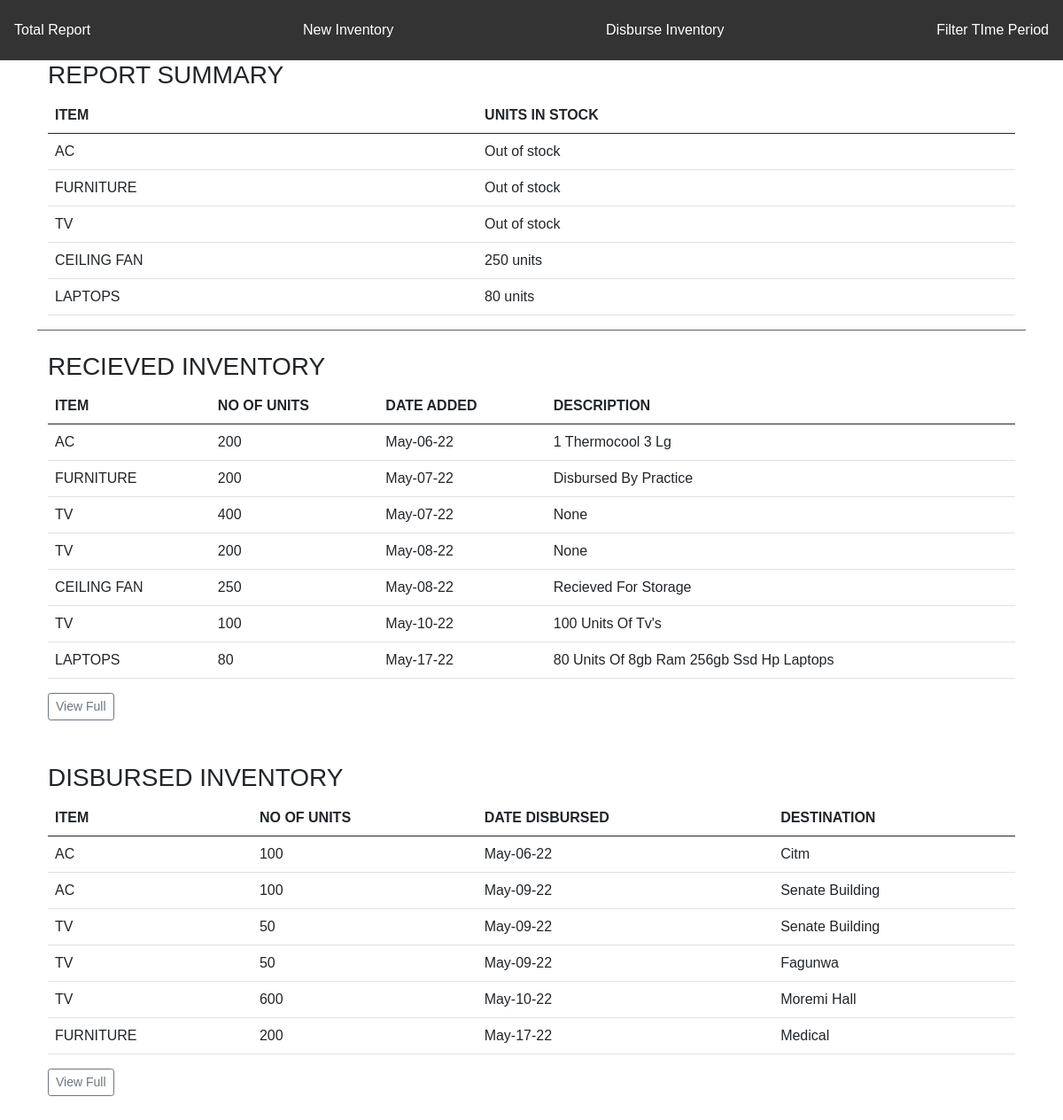
Screenshot of /report with the database file from the repository.
### app/models.py (models this page shows)
class InStock(db.Model):
    __tablename__ = 'in_stock'
    id = db.Column(db.Integer, primary_key=True)
    item = db.Column(db.String(20), nullable=False)
    units = db.Column(db.Integer, nullable=False)

class NewInventory(db.Model):
    __tablename__ = 'new_inventory'
    id = db.Column(db.Integer, primary_key=True)
    item = db.Column(db.String(20), nullable=False)
    units = db.Column(db.Integer, nullable=False)
    date_added = db.Column(db.DateTime, default = datetime.now)
    description = db.Column(db.Text)

class DisbursedInventory(db.Model):
    __tablename__ = 'disbursed_inventory'
    id = db.Column(db.Integer, primary_key=True)
    item = db.Column(db.String(20), nullable=False)
    units = db.Column(db.Integer, nullable=False)
    date_disbursed = db.Column(db.DateTime, default = datetime.now)
    destination = db.Column(db.String(64), nullable=False)
    description = db.Column(db.Text)

### app/main/views.py (the view)
@main.route('/')
@main.route('/report')
def report():
    incoming = NewInventory.query.all()
    outgoing = DisbursedInventory.query.all()
    instock = InStock.query.all()
    resp = make_response(render_template('report.html', incoming=incoming, outgoing=outgoing, instock=instock))
    if request.cookies.get('start_date'):
        resp.set_cookie('start_date', '', 0)
    if request.cookies.get('end_date'):
        resp.set_cookie('end_date', '', 0)
    return resp

### app/templates/report.html
{% extends 'base.html' %}
{% block page_content %}
<div class="container report">
    <h3>REPORT SUMMARY</h3>
    <table class="table">
      <thead>
        <tr>
          <th>ITEM</th>
          <th>UNITS IN STOCK</th>
        </tr>
      </thead>
      <tbody>
        {% for stock in instock %}
        <tr>
            <td>{{ stock.item }}</td>
            <td>
                {% if stock.units == 0 %}
                    Out of stock
                {% elif stock.units == 1 %}
                    {{ stock.units }} unit
                {% else %}
                    {{ stock.units }} units
                {% endif %}
            </td>
          </tr>
        {% endfor %}
      </tbody>
    </table>
  </div>
<br>
<div class="container">
    <h3>RECIEVED INVENTORY</h3>
    <table class="table">
      <thead>
        <tr>
          <th>ITEM</th>
          <th>NO OF UNITS</th>
          <th>DATE ADDED</th>
          <th>DESCRIPTION</th>
        </tr>
      </thead>
      <tbody>
        {% for new in incoming %}
        <tr>
            <td>{{ new.item }}</td>
            <td>{{ new.units }}</td>
            <td>{{ new.date_added.strftime("%b-%d-%y") }}</td>
            <td>{{ new.description | title }}</td>
          </tr>
        {% endfor %}
      </tbody>
    </table>
    <a class="btn btn-outline-secondary btn-sm mb-5" href="{{ url_for('reimbursed.reimbursed_summary') }}">View Full</a>
  </div>
<div class="container">
    <h3>DISBURSED INVENTORY</h3>
    <table class="table">
      <thead>
        <tr>
          <th>ITEM</th>
          <th>NO OF UNITS</th>
          <th>DATE DISBURSED</th>
          <th>DESTINATION</th>
        </tr>
      </thead>
      <tbody>
        {% for disbursed in outgoing %}
        <tr>
            <td>{{ disbursed.item }}</td>
            <td>{{ disbursed.units }}</td>
            <td>{{ disbursed.date_disbursed.strftime("%b-%d-%y") }}</td>
            <td>{{ disbursed.destination | title }}</td>
          </tr>
        {% endfor %}
      </tbody>
    </table>
    <a class="btn btn-outline-secondary btn-sm mb-5" href="{{ url_for('disbursed.disbursed_summary') }}">View Full</a>
  </div>
{% endblock %}

### app/templates/base.html (shortened to what this page needs)
<!DOCTYPE html>
<html lang="en">
<head>
    <link href="https://cdn.jsdelivr.net/npm/bootstrap@5.0.2/dist/css/bootstrap.min.css" rel="stylesheet">
    <link rel="stylesheet" href="{{ url_for('static',filename='styles.css') }}">
</head>
<body>
    <div class="navbar">
        <a href="{{ url_for('main.report') }}">Total Report</a>
        <a href="{{ url_for('reimbursed.reimburse') }}">New Inventory</a>
        <a href="{{ url_for('disbursed.disburse') }}">Disburse Inventory</a>
        <a href="{{ url_for('main.set_date') }}">Filter TIme Period</a>
    </div>
    <div class="container">
        {% block page_content %}{% endblock %}
    </div>
</body>
</html>

### app/static/styles.css (style rules this page uses)
body { font-family: Arial, Helvetica, sans-serif; }
.navbar { overflow: hidden; background-color: #333; }
.navbar a { float: left; font-size: 16px; color: white; text-align: center; padding: 14px 16px; text-decoration: none; }
.report { border-bottom: 1px solid #655d5d; }

### rows the page displays
InStock: item "AC", units "Out of stock"
InStock: item "FURNITURE", units "Out of stock"
InStock: item "TV", units "Out of stock"
InStock: item "CEILING FAN", units "250"
InStock: item "LAPTOPS", units "80"
NewInventory: item "AC", units "200", date_added "May-06-22", description "1 Thermocool 3 Lg"
NewInventory: item "FURNITURE", units "200", date_added "May-07-22", description "Disbursed By Practice"
NewInventory: item "TV", units "400", date_added "May-07-22", description "None"
NewInventory: item "TV", units "200", date_added "May-08-22", description "None"
NewInventory: item "CEILING FAN", units "250", date_added "May-08-22", description "Recieved For Storage"
NewInventory: item "TV", units "100", date_added "May-10-22", description "100 Units Of Tv's"
NewInventory: item "LAPTOPS", units "80", date_added "May-17-22", description "80 Units Of 8gb Ram 256gb Ssd Hp Laptops"
DisbursedInventory: item "AC", units "100", date_disbursed "May-06-22", destination "Citm"
DisbursedInventory: item "AC", units "100", date_disbursed "May-09-22", destination "Senate Building"
DisbursedInventory: item "TV", units "50", date_disbursed "May-09-22", destination "Senate Building"
DisbursedInventory: item "TV", units "50", date_disbursed "May-09-22", destination "Fagunwa"
DisbursedInventory: item "TV", units "600", date_disbursed "May-10-22", destination "Moremi Hall"
DisbursedInventory: item "FURNITURE", units "200", date_disbursed "May-17-22", destination "Medical"
